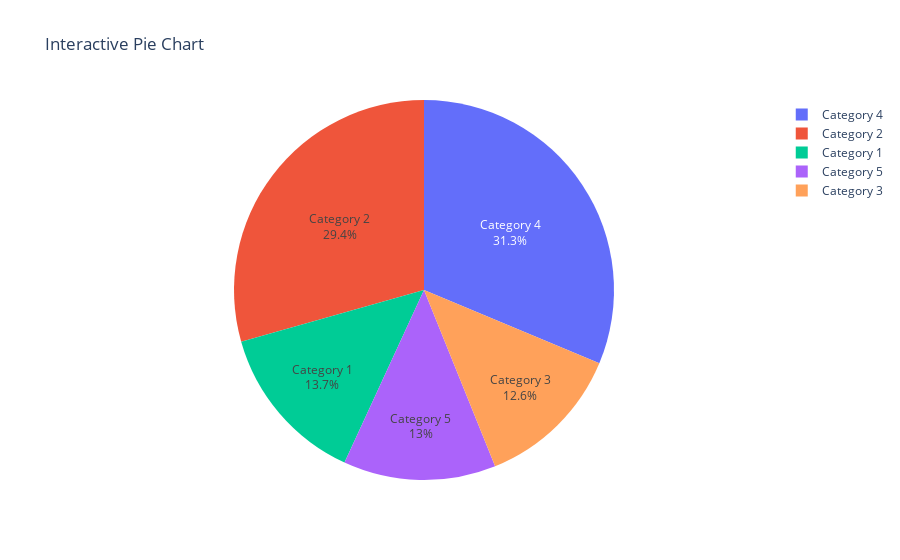

Notebook code for this chart:
### Code cell
#21.Using Plotly, create an interactive pie chart of randomly generated data, add labels and percentages, set 
#the title as 'Interactive Pie Chart'.

import plotly.graph_objects as go
import numpy as np


labels = [f"Category {i}" for i in range(1, 6)]
values = np.random.randint(10, 100, size=len(labels))


fig = go.Figure(
    go.Pie(
        labels=labels,
        values=values,
        hole=0,  
        hoverinfo="label+percent+value",  
        textinfo="label+percent",  
    )
)
fig.update_layout(title_text="Interactive Pie Chart")
fig.show()

### Figure 1 — Plotly figure (JSON) as saved in the notebook; plotly's stock layout.template omitted (floating-point values rounded to 4 significant figures)
{"data": [{"hole": 0, "hoverinfo": "label+percent+value", "labels": ["Category 1", "Category 2", "Category 3", "Category 4", "Category 5"], "textinfo": "label+percent", "type": "pie", "values": [36, 77, 33, 82, 34]}], "layout": {"title": {"text": "Interactive Pie Chart"}}}
